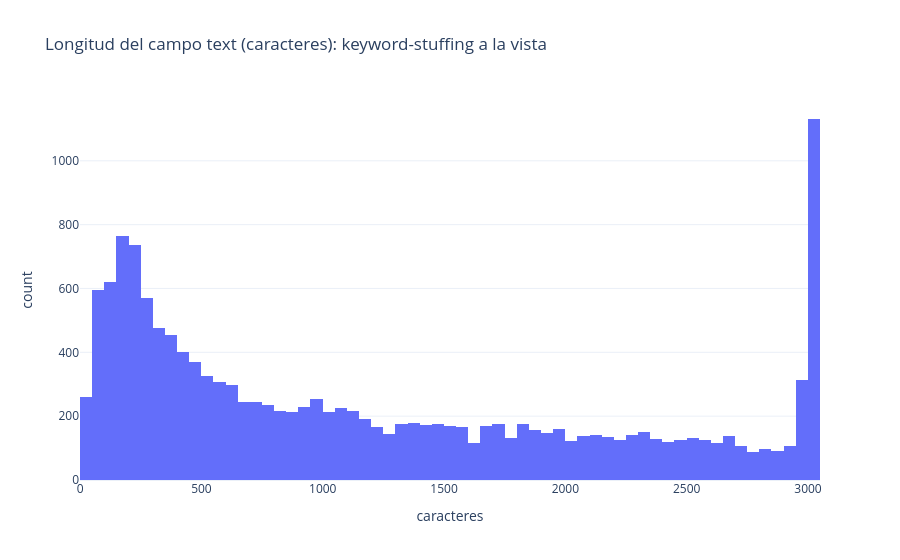

Here is the notebook cell this chart was saved with:
### Code cell
import plotly.express as px

text_lengths = catalog["text"].str.len()
figure = px.histogram(
    text_lengths, nbins=60,
    title="Longitud del campo text (caracteres): keyword-stuffing a la vista",
    labels={"value": "caracteres"},
)
figure.update_layout(showlegend=False)
figure

### Figure 1 — Plotly figure (JSON) as saved in the notebook; plotly's stock layout.template omitted (floating-point values rounded to 4 significant figures; data arrays with more than 128 entries replaced by an {"elided": "..."} marker saying what was removed)
{"data": [{"bingroup": "x", "hovertemplate": "variable=text<br>caracteres=%{x}<br>count=%{y}<extra></extra>", "legendgroup": "text", "marker": {"color": "#636efa", "pattern": {"shape": ""}}, "name": "text", "nbinsx": 60, "orientation": "v", "showlegend": true, "type": "histogram", "x": {"elided": "15000 int values"}, "xaxis": "x", "yaxis": "y"}], "layout": {"barmode": "relative", "legend": {"title": {"text": "variable"}, "tracegroupgap": 0}, "showlegend": false, "title": {"text": "Longitud del campo text (caracteres): keyword-stuffing a la vista"}, "xaxis": {"anchor": "y", "domain": [0.0, 1.0], "title": {"text": "caracteres"}}, "yaxis": {"anchor": "x", "domain": [0.0, 1.0], "title": {"text": "count"}}}}
